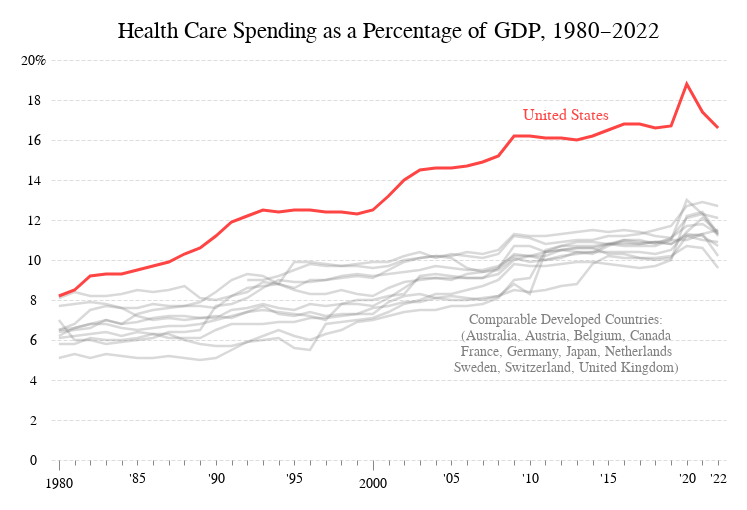

Notebook source saved alongside this figure:
### Markdown cell above
### 3. Combine line chart and floating labels, with chart title and final formatting

### Code cell
# create title
title=alt.Title(
       'Health Care Spending as a Percentage of GDP, 1980–2022')

# combine all subplots
(lines + us_text + text_other_countries).properties(
    title=title,
    padding=20,
height=400,
width=675).configure_title(
    font='Arial',
    fontSize=23,
    anchor='middle',
    align='center',
    offset=10,
    fontWeight='normal' # by default the weight is bold
).configure_view( # turn off border around the plot
    stroke=None
).configure_axis(
    domainOpacity=0  # remove the solid vertical lines along the X and Y axis
).display(
    scaleFactor=8
)

### Figure 1 — Vega-Lite specification as saved in the notebook (floating-point values rounded to 4 significant figures; data arrays with more than 128 entries replaced by an {"elided": "..."} marker saying what was removed)
{"config": {"view": {"continuousWidth": 300, "continuousHeight": 300, "stroke": null}, "axis": {"domainOpacity": 0}, "title": {"align": "center", "anchor": "middle", "font": "Arial", "fontSize": 23, "fontWeight": "normal", "offset": 10}}, "layer": [{"data": {"name": "data-be1d0c07a08e4888b0eff17aed304fec"}, "mark": {"type": "line"}, "encoding": {"color": {"field": "COUNTRY", "legend": null, "scale": {"domain": ["Comparable country average", "Australia", "Austria", "Belgium", "Canada", "France", "Germany", "Japan", "Netherlands", "Sweden", "Switzerland", "United Kingdom", "United States"], "range": ["grey", "grey", "grey", "grey", "grey", "grey", "grey", "grey", "grey", "grey", "grey", "grey", "#FF4444"]}, "type": "nominal"}, "opacity": {"condition": {"test": "(datum.COUNTRY === 'United States')", "value": 1}, "value": 0.3}, "strokeWidth": {"condition": {"test": "(datum.COUNTRY === 'United States')", "value": 3}, "value": 2.5}, "x": {"axis": {"domain": false, "labelAngle": 0, "labelExpr": "datum.value == 1980 ? datum.value :                 datum.value == 2000 ? datum.value :                  datum.value == 2022 ? \"'\" + slice(datum.value, -2) :                 datum.value % 5 == 0 ? \"'\" + slice(datum.value, -2) : ''", "labelFontSize": 14, "labelPadding": 6, "tickSize": {"condition": {"test": "((datum.value === '1980') || (datum.value === '2000'))", "value": 10}, "value": 5}}, "field": "YEAR", "title": null, "type": "nominal"}, "y": {"axis": {"domain": false, "gridDash": [4, 2], "labelAlign": "center", "labelExpr": "datum.value != 20 ? datum.value : datum.value + '%'", "labelFontSize": 14, "labelPadding": 18, "ticks": false}, "field": "VALUE", "title": null, "type": "quantitative"}}, "transform": [{"filter": "(datum.YEAR >= 1980)"}, {"filter": "(datum.COUNTRY !== 'Comparable country average')"}]}, {"data": {"name": "data-3b66d1f741b29897f77e1000dfb3f40d"}, "mark": {"type": "text", "align": "center", "baseline": "middle", "dx": 5, "fontSize": 16, "text": "United States"}, "encoding": {"color": {"value": "#FF4444"}, "x": {"field": "DATE", "type": "nominal"}, "y": {"field": "VALUE", "type": "quantitative"}}}, {"data": {"name": "data-96f839e9fb65c5771521028c519de674"}, "mark": {"type": "text", "align": "center", "baseline": "middle", "dx": 5, "fontSize": 14, "text": ["Comparable Developed Countries:", "(Australia, Austria, Belgium, Canada", "France, Germany, Japan, Netherlands", "Sweden, Switzerland, United Kingdom)"]}, "encoding": {"color": {"value": "grey"}, "x": {"field": "DATE", "type": "nominal"}, "y": {"field": "VALUE", "type": "quantitative"}}}], "height": 400, "padding": 20, "title": {"text": "Health Care Spending as a Percentage of GDP, 1980–2022"}, "width": 675, "$schema": "https://vega.github.io/schema/vega-lite/v5.8.0.json", "datasets": {"data-be1d0c07a08e4888b0eff17aed304fec": {"elided": "689 records"}, "data-3b66d1f741b29897f77e1000dfb3f40d": [{"DATE": "2012", "VALUE": 17.25}], "data-96f839e9fb65c5771521028c519de674": [{"DATE": "2012", "VALUE": 7}]}}
